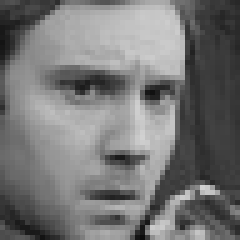
#> input picture sample/0.jpg, 48 x 48 px (shown 5 times larger)
$ jupyter execute main.ipynb
#> lines starting #> are read from the running program, lines starting #| are printed output that depends on the picture
# Sample Image

[cell 1]
import numpy
import matplotlib.pyplot as plt
from PIL import Image
from scipy.signal import convolve2d
from PIL.ImageFilter import GaussianBlur


im = Image.open("sample/0.jpg").convert("L")
#> im is the input picture: PIL image 48x48 L; min 11, max 209, mean 117.6
plt.figure()
plt.imshow(numpy.array(im))

# Now we explain How ULBPH captures facial data.

1. Edges in images are high chage in pixel values in one direction relative to the current pixel.

2. Below diagram explains how LBP captures textures of data.

# Uniform Local Binary Pattern Histogram

1. The operator labels the pixels of an image by thresholding the 3x3-neighbourhood of each pixel with the center value and considering the result as a binary number.

2. Then the histogram of the labels can be used as a texture descriptor.

3.  A Local Binary Pattern is called uniform if it contains at most two bitwise transitions from 0 to 1 or vice versa.

4. In total there are 93 such numbers in range [0, 256] given by get ubins() function.

5. We split the given image into 9 tiles of 16 x 16 size.

6. Each tile gets a histogram of its's own.

7. Finally the feature vector is of size 837.

8. We can see that we reduced the FV size from 2500 to 837.

[cell 2]
def _split_mat(arr: numpy.ndarray, blk_size: int = 16):
    l = numpy.split(arr, list(range(blk_size,arr.shape[0],blk_size)))
    split = []
    for x in l:
        tmp = numpy.split(x, list(range(blk_size,arr.shape[0],blk_size)), axis=1)
        for y in tmp:
            split.append(y)
    return split
# bin(4)
def get_ubins():
    bins = []
    for i in range(256):
        bin_form = bin(i)
        bin_form = bin_form[2:]
        trns = 0
        #while len(bin_form) <= 8:
         #  bin_form = '0' + bin_form
        curr = bin_form[0]
        prev = bin_form[0]
        for x in bin_form:
            prev = curr
            curr = x
            if curr != prev:
                trns +=1
        if trns <= 2:
            bins.append(i)
    return bins

bins = get_ubins()

def _lbph_algorithm(path: str, ubins: list):
#> called with path = 'sample/0.jpg'
    im = Image.open(path).convert("L")
    im = numpy.array(im)
    min_indx = 0
    max_indx = im.shape[0]
#> max_indx = 48
    im.setflags(write=True)

    for i in range(max_indx):
        for j in range(max_indx):

            lbp = ''

            if (i-1) > min_indx and (j-1) > min_indx:
                if im[i][j] >= im[i-1][j-1]:
                    lbp += '0'
                else:
                    lbp += '1'

            if (i-1) > min_indx and (j) < max_indx:
                if im[i][j] >= im[i-1][j]:
                    lbp += '0'
                else:
                    lbp += '1'

            if (i-1) > min_indx and (j+1) < max_indx:
                if im[i][j] >= im[i-1][j+1]:
                    lbp += '0'
                else:
                    lbp += '1'

            if (i) < max_indx and (j+1) < max_indx:
                if im[i][j] >= im[i][j+1]:
                    lbp += '0'
                else:
                    lbp += '1'

            if (i+1) < max_indx and (j+1) < max_indx:
                if im[i][j] >= im[i+1][j+1]:
                    lbp += '0'
                else:
                    lbp += '1'

            if (i+1) < max_indx and (j) < max_indx:
                if im[i][j] >= im[i+1][j]:
                    lbp += '0'
                else:
                    lbp += '1'

            if (i+1) < max_indx and (j-1) > min_indx:
                if im[i][j] >= im[i+1][j-1]:
                    lbp += '0'
                else:
                    lbp += '1'

            if (i) < max_indx and (j-1) > min_indx:
                if im[i][j] >= im[i][j-1]:
                    lbp += '0'
                else:
                    lbp += '1'

            im[i][j] = int(lbp,2)
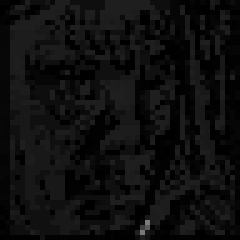
#> im: shape (48, 48) (shown 5 times larger); min 0, max 124, mean 14.4

    tiles = []

    tiles = _split_mat(im)
#> in _split_mat, `l = numpy.split(arr, list(range(blk_size,arr.shape[0],blk_size)))`: l = 3 items
#> the loop in _split_mat, `for x in l:` made 3 passes
#> after the loop in _split_mat, `for x in l:`: split = 9 items
#> tiles = 9 items

    hist = []

    for tile in tiles:
        o = numpy.histogram(tile, ubins)
        hist.append(o[0])
#> this loop made 9 passes
#> after the loop, hist = 9 items

    hist = numpy.concatenate(hist)
#> hist = 828 values, max 78 at index 567, min 0 at index 1, mean 2.78

    return im , hist

im, hist = _lbph_algorithm("sample/0.jpg", bins)

plt.figure()
plt.imshow(im)
plt.title('Image after applying LBP Algorithm')
plt.savefig('sample/result')

plt.figure()
plt.plot(hist)
plt.title("Histogram obtained from ULBPH algorithm")
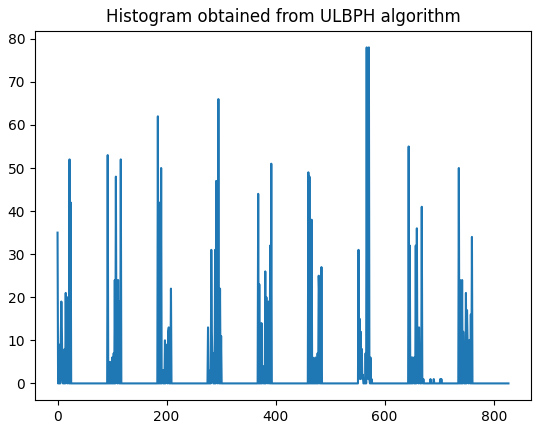
#> figure drawn by matplotlib, 1 panel; curve peaks at x = 567, y = 78

$ run again, with sample/download.jpg copied over sample/0.jpg
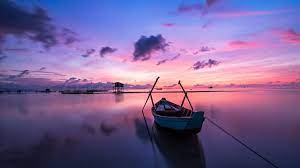
#> input picture sample/download.jpg, 300 x 168 px
#> after the loop in _lbph_algorithm, `for i in range(max_indx):`:
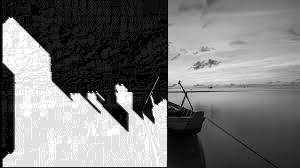
#> im: shape (168, 300); min 0, max 255, mean 118.6
#> l = 11 items
#> the loop in _split_mat, `for x in l:` made 11 passes
#> after the loop in _split_mat, `for x in l:`: split = 121 items
#> the loop in _lbph_algorithm, `for tile in tiles:` made 121 passes
#> in _lbph_algorithm, `hist = numpy.concatenate(hist)`: hist = 11132 values, max 1350 at index 3013, min 0 at index 1, mean 4.53
#> `[cell 2] def _split_mat(arr: numpy.ndarray, blk_size: int = 16): l = n..`:
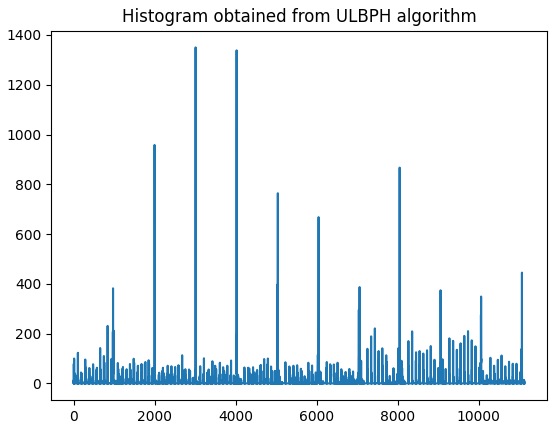
#> figure drawn by matplotlib, 1 panel; curve peaks at x = 3013, y = 1350
